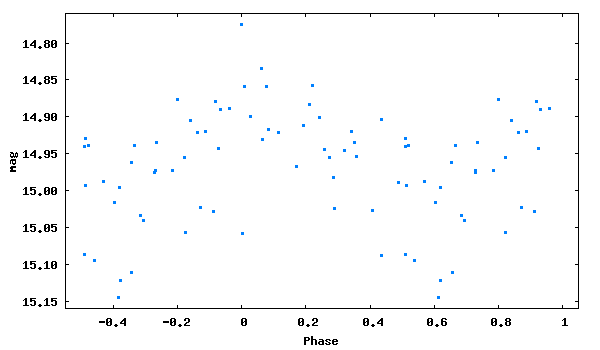

This figure's gnuplot source:
set term png size 600,350 medium
set colors classic
set output 'phase_lc_11.png'
set xlabel 'Phase'
set ylabel 'mag'
#set title 'JDmax = 2447765.43500 + 0.2277040 x E'
set format y '%5.2f'
plot [-0.55:1.05][15.16:14.76] "phase_lc_11.dat" linecolor 3 pointtype 5 pointsize 0.3 title ""
